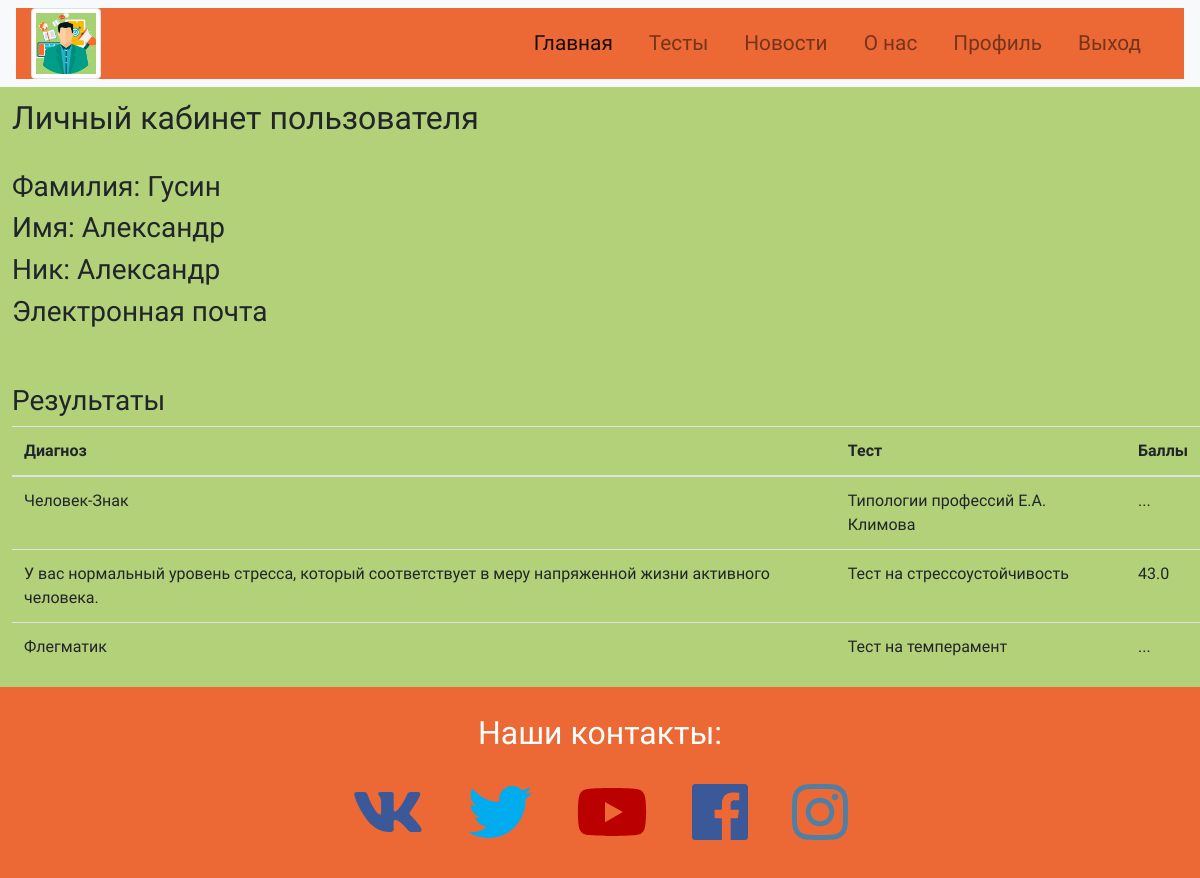
The app's page /profile/ (signed in) with its own data.
### quiz/models.py (models this page shows, shortened)
class Result(models.Model):
    pattern = models.ForeignKey(ResultPattern, on_delete=models.CASCADE, verbose_name='Паттерн', null=True, blank=True)
    user = models.ForeignKey(User, on_delete=models.CASCADE, verbose_name='Пользователь', blank=True, null=True)
    quiz = models.ForeignKey(Quiz, on_delete=models.CASCADE, verbose_name='Тест', blank=True, null=True)
    score = models.FloatField(verbose_name='Балл', null=True, blank=True)

class ResultPattern(models.Model):
    description = models.CharField(max_length=250, verbose_name='Диагноз')
    variants = models.ManyToManyField(QuestionVariant, verbose_name='Варианты', blank=True)
    min_score = models.FloatField(verbose_name='Минимальный балл', null=True, blank=True)
    max_score = models.FloatField(verbose_name='Максимальный балл', null=True, blank=True)
    prefer_team_member = models.ForeignKey('self', on_delete=models.CASCADE, null=True, blank=True,
                                           verbose_name='Предпочитаемый тип участника команды')
    stability_score_from = models.FloatField(null=True, blank=True, verbose_name='Стабильность от')
    stability_score_to = models.FloatField(null=True, blank=True, verbose_name='Стабильность до')
    opened_score_from = models.FloatField(null=True, blank=True, verbose_name='Открытость от')
    opened_score_to = models.FloatField(null=True, blank=True, verbose_name='Открытость до')

class Quiz(models.Model):
    TYPES = (
        (QuizType.SCORE, 'Score'),
        (QuizType.CHOICES, 'Choices'),
        (QuizType.TEMPERAMENT, 'Temperament')
    )
    title = models.CharField('Название теста', max_length=120, null=True)
    type = models.IntegerField(choices=TYPES, verbose_name='Тип теста', default=QuizType.CHOICES)
    class Meta:
        verbose_name = 'Тест'
        verbose_name_plural = 'Тесты'

### MainApp/views.py (the view)
# urls.py: path('profile/', views.profile),
def profile(request):
    results = Result.objects.filter(user=request.user)
    return render(request, 'MainApp/profile.html', context={'results': results})

### MainApp/templates/MainApp/profile.html
{% extends "MainApp/base.html" %}
{% block content %}
{% if user.is_authenticated %}
<div class="registration">
    <h2>Личный кабинет пользователя</h2>
    <br>
    <h3>Фамилия: {{user.last_name}}</h3>
    <h3>Имя: {{user.first_name}}</h3>
    <h3>Ник: {{user.username}}</h3>
    <h3>Электронная почта {{user.email}}</h3>
    <br>
    <br>
    <h3>Результаты</h3>
    <table class="table">
        <thead>
        <tr>
            <th scope="col">Диагноз</th>
            <th scope="col">Тест</th>
            <th scope="col">Баллы</th>
        </tr>
        </thead>
        <tbody>
        {% for result in results %}
        <tr>
            <td>{{ result.pattern.description }}</td>
            <td>{{ result.quiz.title }}</td>
            <td>
                {% if result.score %}
                {{ result.score }}
                {% else %}
                ...
                {% endif %}
            </td>
        </tr>
        {% endfor %}
        </tbody>
    </table>
</div>
{% endif %}
{% endblock %}

### MainApp/static/css/main.css (style rules this page uses)
body,html { width:100%; height: 100%; font-family: 'Ronnia',sans-serif; background-color: #b3d179; }
.registration { padding-top:1%; padding-left:1%; }

### records on screen
Result: pattern.description "Человек-Знак", quiz "Типологии профессий Е.А. Климова"
Result: pattern.description "У вас нормальный уровень стресса, который соответствует в меру напряженной жизни активного человека.", quiz "Тест на стрессоустойчивость", score "43.0"
Result: pattern.description "Флегматик", quiz "Тест на темперамент"

### other values on screen
{{ user.last_name }} "Гусин"
{{ user.first_name }} "Александр"
{{ user.username }} "Александр"
